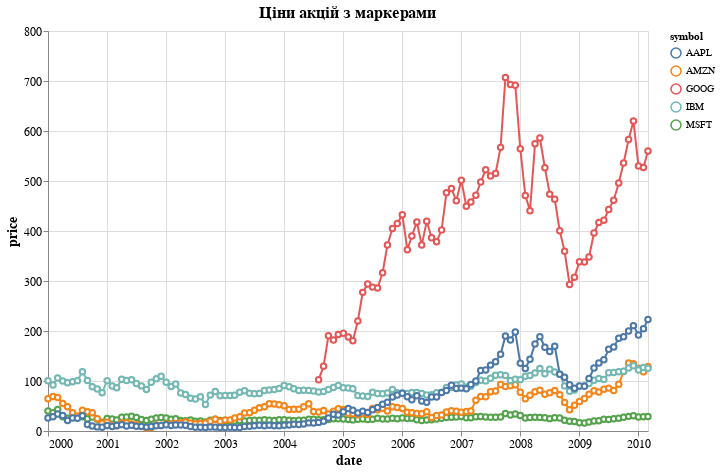

The code cell stored with this chart in its notebook:
### Markdown cell above
## Завдання 3.6

### Code cell
stocks_data = data.stocks()

line_chart = alt.Chart(stocks_data).mark_line(point={'filled': False, 'fill': 'white'}).encode(
    x='date:T',  
    y='price:Q',  
    color='symbol:N'  
).properties(
    title='Ціни акцій з маркерами',
    width=600,
    height=400
).configure_axis(
    labelFontSize=12,
    titleFontSize=14
).configure_title(
    fontSize=16
)

line_chart

### Figure 1 — Vega-Lite specification as saved in the notebook (floating-point values rounded to 4 significant figures; data arrays with more than 128 entries replaced by an {"elided": "..."} marker saying what was removed)
{"config": {"view": {"continuousWidth": 400, "continuousHeight": 300}, "axis": {"labelFontSize": 12, "titleFontSize": 14}, "title": {"fontSize": 16}}, "data": {"name": "data-96e857a61c6b623bafe23440d582a500"}, "mark": {"type": "line", "point": {"filled": false, "fill": "white"}}, "encoding": {"color": {"type": "nominal", "field": "symbol"}, "x": {"type": "temporal", "field": "date"}, "y": {"type": "quantitative", "field": "price"}}, "height": 400, "title": "Ціни акцій з маркерами", "width": 600, "$schema": "https://vega.github.io/schema/vega-lite/v4.8.1.json", "datasets": {"data-96e857a61c6b623bafe23440d582a500": {"elided": "560 records"}}}
